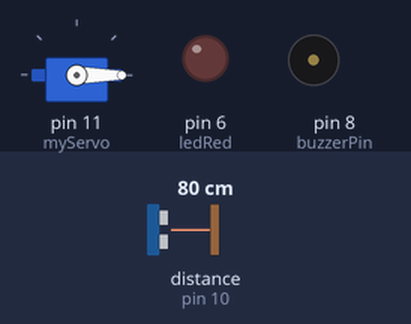
Simulated run of this sketch. Board: Arduino Uno, built with avr-gcc and run on an emulated ATmega328P. Shown: servo, output pins drawn as LEDs (lit = HIGH), buzzer (waves = sounding, pin HIGH). Wiring (inferred from the names in the program): ultrasonic range finder: trigger pin 9; echo pin 10. Inputs (shaded band) come from the test bench; at power-on: distance to the obstacle (sensor on pin 10) 80 cm. The echo pulse lasts 58.3 µs per cm; pins used as bus, display or sensor lines are not drawn; what the sketch prints to the serial monitor is not drawn.

Above: at 0.01 s.
1.3 s: distance to the obstacle (sensor on pin 10) set to 23 cm
4.3 s: distance to the obstacle (sensor on pin 10) set to 18 cm
At 4.66 s:
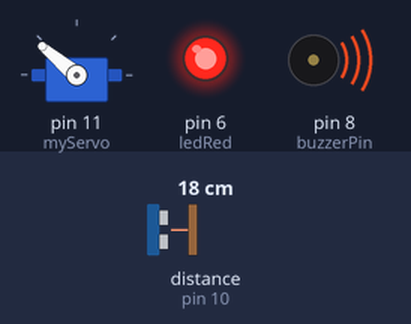
7.3 s: distance to the obstacle (sensor on pin 10) set to 35 cm
At 9.21 s:
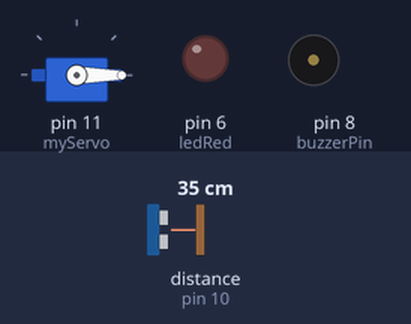
10.3 s: distance to the obstacle (sensor on pin 10) set to 2 cm
At 11.4 s:
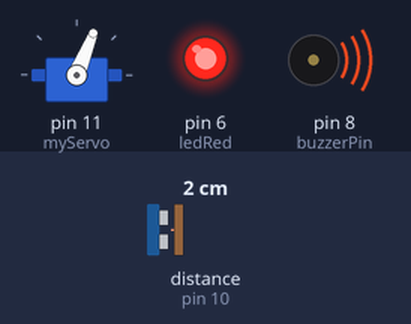
13.3 s: distance to the obstacle (sensor on pin 10) set to 60 cm
At 13.67 s:
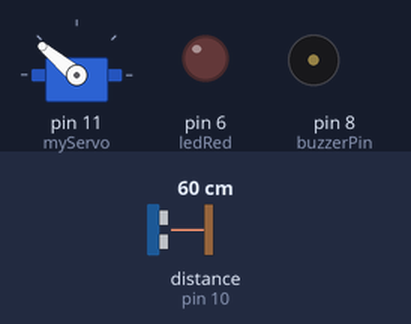
16.3 s: distance to the obstacle (sensor on pin 10) set to 17 cm
At 18.35 s:
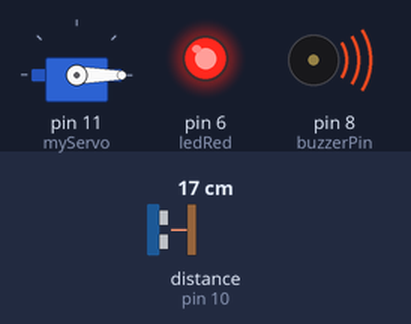
Timing chart, 0 to 20.3 s (numbered marks = the images above; inputs shaded):
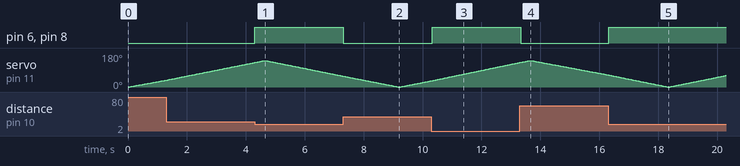

The sketch:

ArduinoRadar.ino
```cpp
#include <Servo.h>

Servo myServo;

const int trigPin = 9;
const int echoPin = 10;
const int buzzerPin = 8;
const int ledRed = 6;
const int ledGreen = 5;

long duration;
int distance;

void setup() {
 Serial.begin(9600);

 pinMode(trigPin, OUTPUT);
 pinMode(echoPin, INPUT);

 pinMode(buzzerPin,OUTPUT);
 pinMode(ledRed,OUTPUT);

 myServo.attach(11);
}

void loop() {
  for(int angle = 0; angle <= 140; ++angle){
    myServo.write(angle);

    delay(30);

    distance = calculateDistance();

    if(distance > 0 && distance < 20){
      digitalWrite(ledRed,HIGH);
      digitalWrite(ledGreen,LOW);
      digitalWrite(buzzerPin,HIGH);
    }
    else{
      digitalWrite(buzzerPin,LOW);
      digitalWrite(ledRed,LOW);
      digitalWrite(ledGreen,HIGH);
    }

    Serial.print(angle);
    Serial.print(",");
    Serial.print(distance);
    Serial.print(".");
  }

  for(int angle = 140; angle >= 0; --angle){
    myServo.write(angle);
    delay(30);

    distance = calculateDistance();

    if(distance > 0 && distance < 20){
      digitalWrite(ledRed,HIGH);
      digitalWrite(ledGreen,LOW);
      digitalWrite(buzzerPin,HIGH);
    }
    else{
      digitalWrite(buzzerPin,LOW);
      digitalWrite(ledGreen,HIGH);
      digitalWrite(ledRed,LOW);
    }


    Serial.print(angle);
    Serial.print(",");
    Serial.print(distance);
    Serial.print(".");
  }
}

int calculateDistance(){
  digitalWrite(trigPin,LOW);
  delayMicroseconds(2);

  digitalWrite(trigPin,HIGH);
  delayMicroseconds(10);

  digitalWrite(trigPin,LOW);

  duration = pulseIn(echoPin,HIGH);
  distance = duration * 0.034 / 2;
  return distance;
}
```

Measured:
- the behaviour switches between 21 and 20 cm on distance to the obstacle (sensor on pin 10) (found by bisection; images 0 and 1)
- after the input at 4.3 s, pin 6 (ledRed), pin 8 (buzzerPin): LOW → HIGH at once
- after the input at 7.3 s, pin 6 (ledRed), pin 8 (buzzerPin): HIGH → LOW at once
- after the input at 10.3 s, pin 6 (ledRed), pin 8 (buzzerPin): LOW → HIGH at once
- after the input at 13.3 s, pin 6 (ledRed), pin 8 (buzzerPin): HIGH → LOW at once
- after the input at 16.3 s, pin 6 (ledRed), pin 8 (buzzerPin): LOW → HIGH at once
